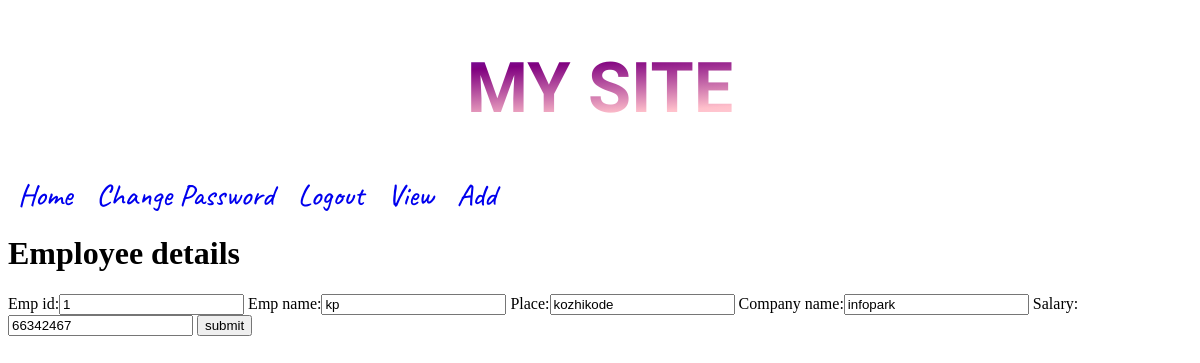
The app's page /edit/2 (signed in) with its own data.
### app7/models.py (models this page shows)
class employee(models.Model):
    Emp_id=models.IntegerField()
    Emp_name=models.CharField(max_length=50)
    place=models.CharField(max_length=200)
    company_name=models.CharField(max_length=200)
    salary=models.IntegerField()

### app7/views.py (the view)
# urls.py: path('edit/<int:p>',views.edit_emp,name='edit_emp'),
def edit_emp(request,p):
    d=employee.objects.get(pk=p)
    form=EmployeeForm(instance=d)
    if (request.method=='POST'):
        form = EmployeeForm(request.POST,instance=d)
        if(form.is_valid()):
            form.save()
            return view(request)
    return render(request,'add.html',{'form':form})

### app7/forms.py
class EmployeeForm(forms.ModelForm):
    class Meta:
        model=employee
        fields='__all__'

### templates/add.html (shortened to what this page needs)
{% extends "base.html" %}
{% block body_block %}
<h1>Employee details</h1>
<form method="post">
 {{form}}
 <input type="submit" value="submit">
</form>
{% endblock %}

### records on screen
employee: Emp_id "1", Emp_name "kp", place "kozhikode", company_name "infopark", salary "66342467"
